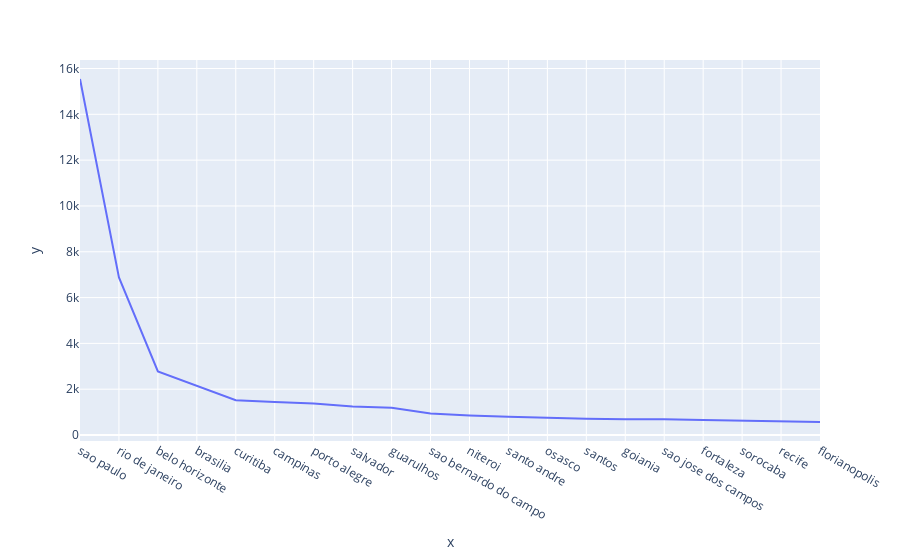

Here is the notebook cell this chart was saved with:
### Code cell
import plotly.express as px
import plotly.graph_objects as go

df = pd.DataFrame(customers.groupby('customer_city')['customer_city'].count().sort_values(ascending=False).head(20))
index = df.index
fig = px.line(x=index, y=df.customer_city)
fig.show()

### Figure 1 — Plotly figure (JSON) as saved in the notebook; plotly's stock layout.template omitted (floating-point values rounded to 4 significant figures)
{"data": [{"hovertemplate": "x=%{x}<br>y=%{y}<extra></extra>", "legendgroup": "", "line": {"color": "#636efa", "dash": "solid"}, "mode": "lines", "name": "", "showlegend": false, "type": "scatter", "x": ["sao paulo", "rio de janeiro", "belo horizonte", "brasilia", "curitiba", "campinas", "porto alegre", "salvador", "guarulhos", "sao bernardo do campo", "niteroi", "santo andre", "osasco", "santos", "goiania", "sao jose dos campos", "fortaleza", "sorocaba", "recife", "florianopolis"], "xaxis": "x", "y": [15540, 6882, 2773, 2131, 1521, 1444, 1379, 1245, 1189, 938, 849, 797, 746, 713, 692, 691, 654, 633, 613, 570], "yaxis": "y"}], "layout": {"legend": {"tracegroupgap": 0}, "margin": {"t": 60}, "xaxis": {"anchor": "y", "domain": [0, 1], "title": {"text": "x"}}, "yaxis": {"anchor": "x", "domain": [0, 1], "title": {"text": "y"}}}}
